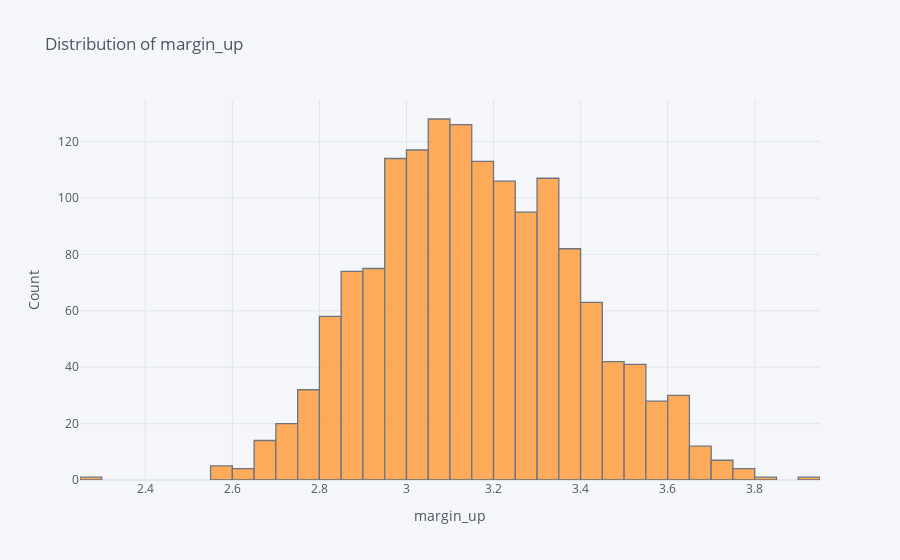

Notebook code cell kept with this figure:
### Code cell
distr(df['margin_up'],title='Distribution of margin_up',xlabel='margin_up',ylabel='Count')

### Figure 1 — Plotly figure (JSON) as saved in the notebook; plotly's stock layout.template omitted (floating-point values rounded to 4 significant figures; data arrays with more than 128 entries replaced by an {"elided": "..."} marker saying what was removed)
{"data": [{"histfunc": "count", "histnorm": "", "marker": {"color": "rgba(255, 153, 51, 1.0)", "line": {"color": "#4D5663", "width": 1.3}}, "name": "margin_up", "opacity": 0.8, "orientation": "v", "type": "histogram", "x": {"elided": "1500 float values"}}], "layout": {"barmode": "overlay", "legend": {"bgcolor": "#F5F6F9", "font": {"color": "#4D5663"}}, "paper_bgcolor": "#F5F6F9", "plot_bgcolor": "#F5F6F9", "title": {"font": {"color": "#4D5663"}, "text": "Distribution of margin_up"}, "xaxis": {"gridcolor": "#E1E5ED", "showgrid": true, "tickfont": {"color": "#4D5663"}, "title": {"font": {"color": "#4D5663"}, "text": "margin_up"}, "zerolinecolor": "#E1E5ED"}, "yaxis": {"gridcolor": "#E1E5ED", "showgrid": true, "tickfont": {"color": "#4D5663"}, "title": {"font": {"color": "#4D5663"}, "text": "Count"}, "zerolinecolor": "#E1E5ED"}}}
